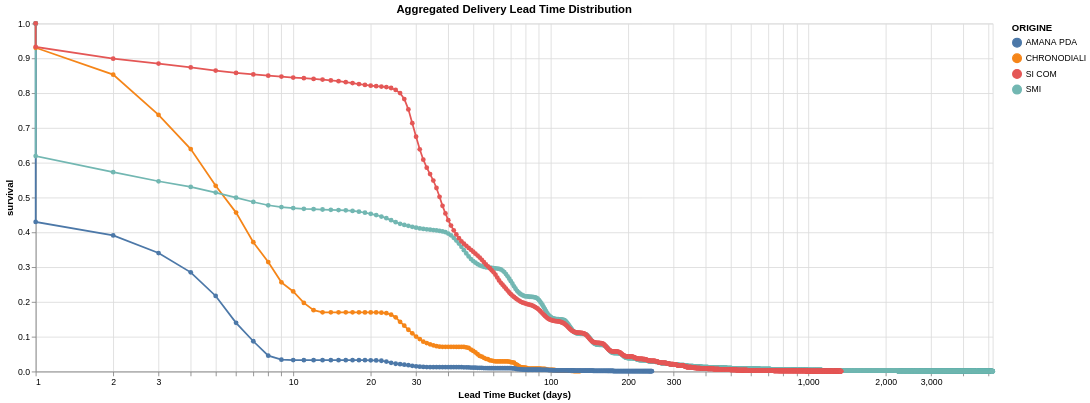

Write notebook code for a chart like this one.
### Code cell
importlib.reload(lib)


df = (
    operations.pipe(sort_and_complete_operations)
    # .join(fields["Id", "Destination"], left_on="id", right_on="Id", how="left")
    .pipe(lib.filter_categories_by_rank, "ORIGINE", 10)
    .sort(pl.col("cab").n_unique().over("ORIGINE"))
    .pipe(
        lib.map_groups,
        "ORIGINE",
        lambda g: g.pipe(
            lib.span_by_id,
            key="id",
            date_col="Heure_Syst_Oper",
            unit="hours",
        ).pipe(
            lib.survival_table,
            value_col="lead_days",
            bucket_size=1,
        ),
    )
    # .filter(pl.col("bucket") > 0)
)

chart = (
    alt.Chart(df)
    .mark_line(point=True)
    .encode(
        x=alt.X("bucket:Q", title="Lead Time Bucket (days)").scale(
            domainMin=1,
            type="log",
        ),
        y=alt.Y(
            # "pdf:Q",
            # "hazard:Q",
            "survival:Q",
            # "expected_remaining_time:Q",
            # "expected_total_time:Q",
        ).scale(
            # type="symlog",
        ),
        color="ORIGINE:N",
        # color="Destination:N",
        tooltip=[
            alt.Tooltip("bucket:Q", title="days"),
            alt.Tooltip("cum_hazard:Q", title="cum_hazard"),
            alt.Tooltip("events:Q", title="events"),
            alt.Tooltip("survival:Q", title="survival"),
        ],
    )
    .properties(
        width=1100, height=400, title="Aggregated Delivery Lead Time Distribution"
    )
)


chart

### Figure 1 — Vega specification as saved in the notebook (floating-point values rounded to 4 significant figures; data arrays with more than 128 entries replaced by an {"elided": "..."} marker saying what was removed)
{"$schema": "https://vega.github.io/schema/vega/v6.json", "data": [{"name": "source_0", "values": {"elided": "6922 records"}}, {"name": "data_0", "values": {"elided": "6922 records"}}, {"name": "source_0_color_domain_ORIGINE_0", "values": [{"ORIGINE": "CHRONODIALI"}, {"ORIGINE": "AMANA PDA"}, {"ORIGINE": "SMI"}, {"ORIGINE": "SI COM"}]}, {"name": "data_0_color_domain_ORIGINE_1", "values": [{"ORIGINE": "CHRONODIALI"}, {"ORIGINE": "AMANA PDA"}, {"ORIGINE": "SMI"}, {"ORIGINE": "SI COM"}]}], "marks": [{"type": "group", "name": "layer_0_pathgroup", "from": {"facet": {"data": "source_0", "name": "faceted_path_layer_0_main", "groupby": ["ORIGINE"]}}, "encode": {"update": {"height": {"field": {"signal": null, "datum": null, "group": "height", "parent": null}}, "width": {"field": {"signal": null, "datum": null, "group": "width", "parent": null}}}}, "marks": [{"type": "line", "name": "layer_0_marks", "from": {"data": "faceted_path_layer_0_main"}, "sort": {"field": "x"}, "encode": {"update": {"tooltip": {"signal": "{\"days\": format(datum[\"bucket\"], \"\"), \"cum_hazard\": format(datum[\"cum_hazard\"], \"\"), \"events\": format(datum[\"events\"], \"\"), \"survival\": format(datum[\"survival\"], \"\")}"}, "stroke": {"field": "ORIGINE", "scale": "color"}, "defined": {"signal": "isValid(datum[\"bucket\"]) && isFinite(+datum[\"bucket\"]) && isValid(datum[\"survival\"]) && isFinite(+datum[\"survival\"])"}, "y": {"field": "survival", "scale": "y"}, "x": {"field": "bucket", "scale": "x"}}}, "style": ["line"]}]}, {"type": "symbol", "name": "layer_1_marks", "from": {"data": "data_0"}, "encode": {"update": {"fill": {"field": "ORIGINE", "scale": "color"}, "opacity": {"value": 1}, "tooltip": {"signal": "{\"days\": format(datum[\"bucket\"], \"\"), \"cum_hazard\": format(datum[\"cum_hazard\"], \"\"), \"events\": format(datum[\"events\"], \"\"), \"survival\": format(datum[\"survival\"], \"\")}"}, "x": {"field": "bucket", "scale": "x"}, "y": {"field": "survival", "scale": "y"}}}, "style": ["point"]}], "scales": [{"name": "x", "type": "log", "domain": {"fields": [{"data": "source_0", "field": "bucket"}, {"data": "data_0", "field": "bucket"}]}, "range": [0, {"signal": "width"}], "domainMin": 1}, {"name": "y", "type": "linear", "domain": {"fields": [{"data": "source_0", "field": "survival"}, {"data": "data_0", "field": "survival"}]}, "range": [{"signal": "height"}, 0], "nice": true, "zero": true}, {"name": "color", "type": "ordinal", "domain": {"fields": [{"data": "source_0_color_domain_ORIGINE_0", "field": "ORIGINE"}, {"data": "data_0_color_domain_ORIGINE_1", "field": "ORIGINE"}], "sort": true}, "range": "category"}], "axes": [{"scale": "x", "ticks": false, "domain": false, "maxExtent": 0, "orient": "bottom", "grid": true, "labels": false, "gridScale": "y", "aria": false, "minExtent": 0, "zindex": 0}, {"scale": "y", "domain": false, "gridScale": "x", "grid": true, "maxExtent": 0, "orient": "left", "minExtent": 0, "aria": false, "tickCount": {"signal": "ceil(height/40)"}, "ticks": false, "labels": false, "zindex": 0}, {"scale": "x", "title": "Lead Time Bucket (days)", "orient": "bottom", "labelFlush": true, "labelOverlap": "greedy", "grid": false, "zindex": 0}, {"scale": "y", "orient": "left", "labelOverlap": true, "tickCount": {"signal": "ceil(height/40)"}, "zindex": 0, "title": "survival", "grid": false}], "title": {"text": "Aggregated Delivery Lead Time Distribution", "frame": "group"}, "background": "white", "padding": 5, "height": 400, "legends": [{"stroke": "color", "symbolType": "circle", "title": "ORIGINE", "fill": "color", "encode": {"symbols": {"update": {"opacity": {"value": 1}}}}}], "width": 1100, "style": "cell"}
